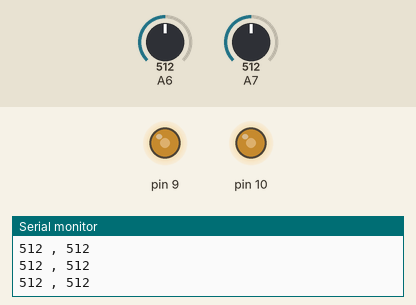
This sketch was run on a simulated Arduino Nano, built with avr-gcc and run on an emulated ATmega328P. Parts: output pins drawn as LEDs (lit = HIGH), the last lines printed to the serial monitor. The test bench sets the inputs (shaded band); at power-on: A6 = 512, A7 = 512.

Above: at 1.2 s.
1.3 s: A6 set to 716
At 2.5 s:
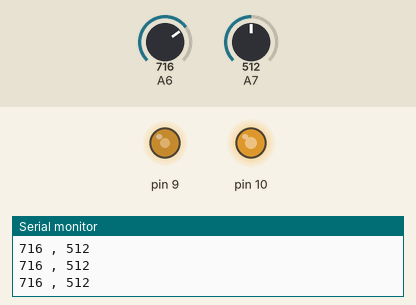
2.8 s: A7 set to 716
At 3.6 s:
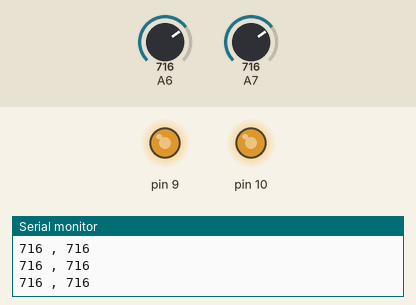
4.3 s: A6 set to 900
At 4.7 s:
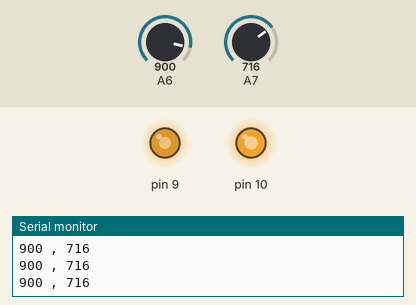
5.8 s: A7 set to 900
At 7.0 s:
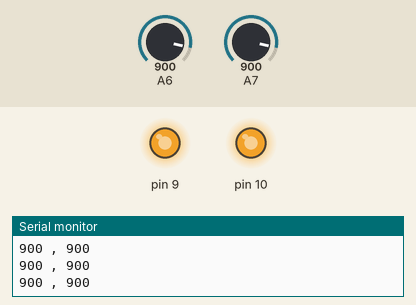
7.3 s: A6 set to 107
At 8.1 s:
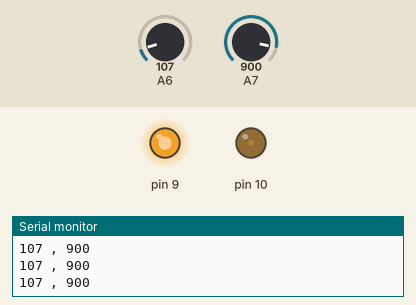
8.8 s: A6 set to 89
At 9.6 s:
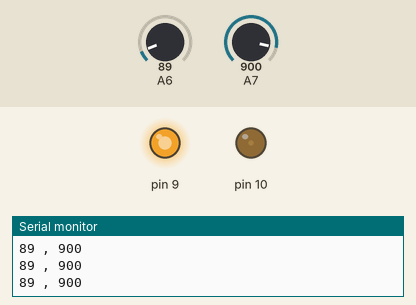
Timing chart, 0 to 11.3 s (numbered marks = the images above; inputs shaded):
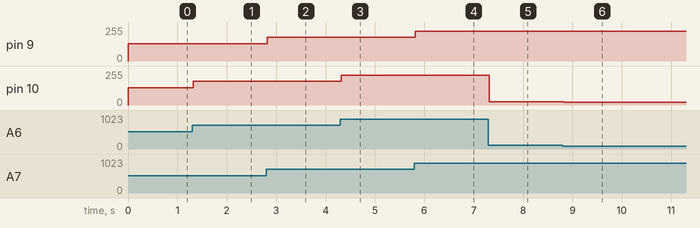

The sketch:

Lab_3_Part_1.ino
```cpp
int turnVal;
int pressureVal;

void setup() {
  // put your setup code here, to run once:
pinMode(A7, INPUT);
pinMode(A6, INPUT);
pinMode(10, OUTPUT);
pinMode(9, OUTPUT);
Serial.begin(9600);
}

void loop() {
  // put your main code here, to run repeatedly:
  turnVal = analogRead(A6);
  pressureVal = analogRead(A7);
  Serial.print(turnVal);
  Serial.print(" , ");
  Serial.println(pressureVal);

  analogWrite(10, turnVal/4);
  analogWrite(9, pressureVal/4);

}
```

Measured:
- after the input at 1.3 s, pin 10: 128/255 → 179/255 at once
- after the input at 2.8 s, pin 9: 128/255 → 179/255 at once
- after the input at 4.3 s, pin 10: 179/255 → 225/255 at once
- after the input at 5.8 s, pin 9: 179/255 → 225/255 at once
- after the input at 7.3 s, pin 10: 225/255 → 26/255 at once
- after the input at 8.8 s, pin 10: 26/255 → 22/255 at once
